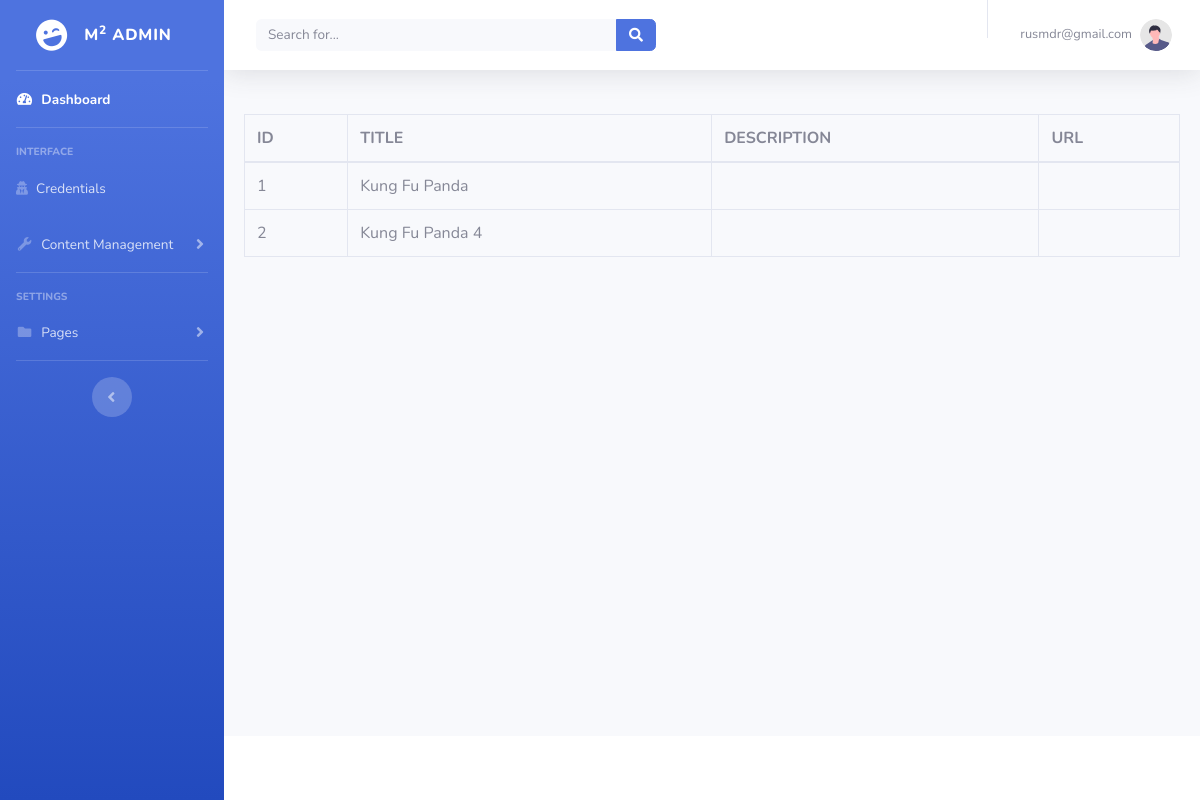
The page /admin/metadata.php (signed in) on the database as committed earlier.
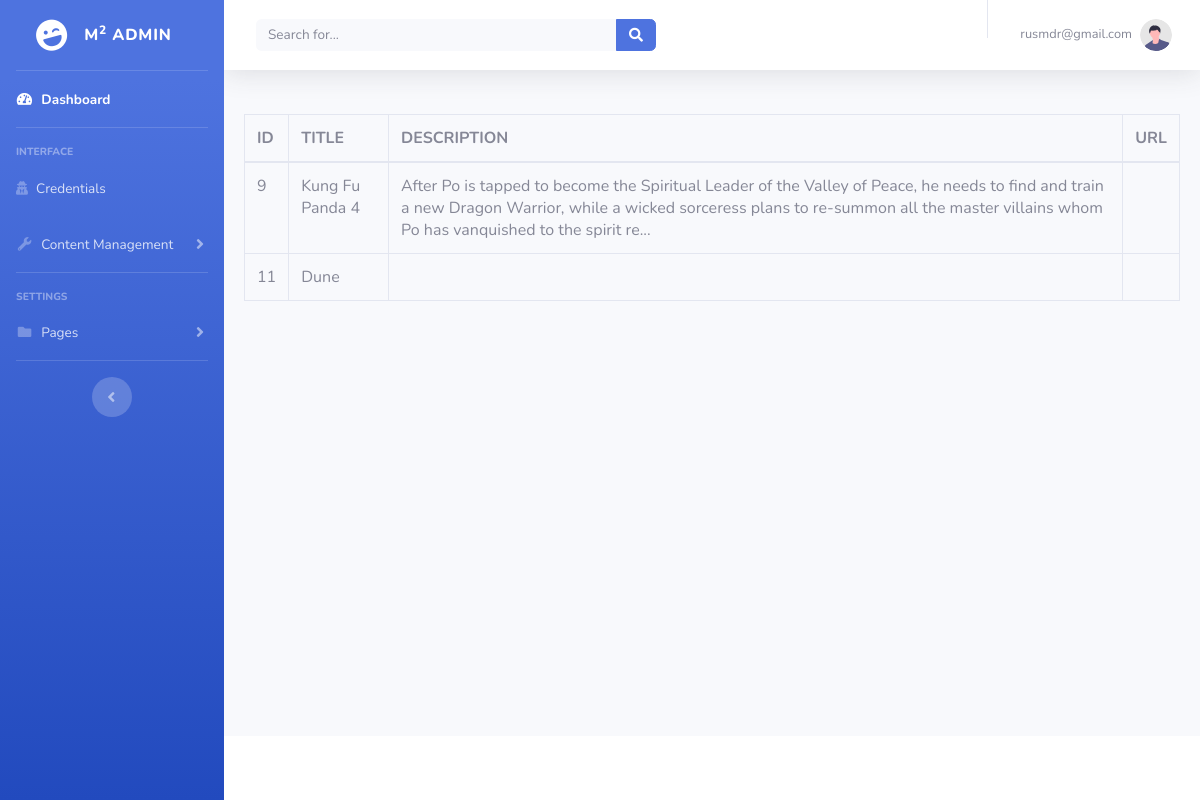
The same page on the database as committed later.
### tables this page shows
CREATE TABLE `moviedetails` (
  `id` int(11) NOT NULL,
  `title` varchar(191) NOT NULL,
  `description` longtext NOT NULL,
  `genreid` int(11) NOT NULL,
  `release_year` int(11) NOT NULL,
  `duration` int(11) NOT NULL,
  `type` varchar(30) NOT NULL,
  `poster_img` varchar(191) NOT NULL,
  `URL` varchar(191) NOT NULL,
  `quality` mediumtext NOT NULL
);

### admin/security.php (called while the page is built, shortened)
<?php
include('database/dbconfig.php');
?>

### admin/metadata.php (the view, shortened to what this page needs)
<?php
include('security.php');
include('includes/header.php');
include('includes/navbar.php');
?>
<div class="card-body">
    <div class="table-responsive">
    <?php
        $query="SELECT* FROM moviedetails";
        $result=mysqli_query($connection, $query);
    ?>
        <table class="table table-bordered" id="dataTable" with="100%" cellspacing="0">
            <thead>
                <tr>
                    <th>ID</th>
                    <th>TITLE</th>
                    <th>DESCRIPTION</th>
                    <th>URL</th>
                </tr>
            </thead>
            <tbody>
                <?php
                    if(mysqli_num_rows($result)>0)
                    {
                        while($row=mysqli_fetch_assoc($result))
                        {
                            ?>
                            <tr>
                                <td><?php echo $row['id']; ?></td>
                                <td><?php echo $row['title']; ?></td>
                                <td><?php echo $row['description']; ?></td>
                                <td><?php echo $row['URL']; ?></td>
                            </tr>
                            <?php
                        }
                    }
                    else
                    {
                        echo "No Records Found!";
                    }
                ?>
            </tbody>
        </table>
    </div>
</div>
</div>
<?php
include('includes/footer.php');
?>

### admin/database/dbconfig.php (shortened to what this page needs)
<link href="../css/sb-admin-2.min.css" rel="stylesheet">

### admin/includes/header.php (shortened to what this page needs)
<!DOCTYPE html>
<html lang="en">
<head>
    <link href="vendor/fontawesome-free/css/all.min.css" rel="stylesheet" type="text/css">
    <link href="css/sb-admin-2.min.css" rel="stylesheet">
</head>
<body id="page-top">
    <div id="wrapper">

### admin/includes/navbar.php (shortened to what this page needs)
<ul class="navbar-nav bg-gradient-primary sidebar sidebar-dark accordion" id="accordionSidebar">
<a class="sidebar-brand d-flex align-items-center justify-content-center" href="index.php">
    <div class="sidebar-brand-icon rotate-n-15">
        <i class="fas fa-laugh-wink"></i>
    </div>
    <div class="sidebar-brand-text mx-3">M<sup>2</sup> Admin </div>
</a>
<hr class="sidebar-divider my-0">
<li class="nav-item active">
    <a class="nav-link" href="index.php">
        <i class="fas fa-fw fa-tachometer-alt"></i>
        <span>Dashboard</span></a>
</li>
<hr class="sidebar-divider">
<div class="sidebar-heading">
    Interface
</div>
<li class="nav-item">
    <a class="nav-link collapsed" href="register.php">
        <i class="fa fa-user-secret" aria-hidden="true"></i>
        <span>Credentials</span>
    </a>
</li>
<li class="nav-item">
    <a class="nav-link collapsed" href="#" data-toggle="collapse" data-target="#collapseUtilities"
        aria-expanded="true" aria-controls="collapseUtilities">
        <i class="fas fa-fw fa-wrench"></i>
        <span>Content Management</span>
    </a>
</li>
<hr class="sidebar-divider">
<div class="sidebar-heading">
    Settings
</div>
<li class="nav-item">
    <a class="nav-link collapsed" href="#" data-toggle="collapse" data-target="#collapsePages"
        aria-expanded="true" aria-controls="collapsePages">
        <i class="fas fa-fw fa-folder"></i>
        <span>Pages</span>
    </a>
</li>
<hr class="sidebar-divider d-none d-md-block">
<div class="text-center d-none d-md-inline">
    <button class="rounded-circle border-0" id="sidebarToggle"></button>
</div>
</ul>
 <div id="content-wrapper" class="d-flex flex-column">
<div id="content">
    <nav class="navbar navbar-expand navbar-light bg-white topbar mb-4 static-top shadow">
        <form
            class="d-none d-sm-inline-block form-inline mr-auto ml-md-3 my-2 my-md-0 mw-100 navbar-search">
            <div class="input-group">
                <input type="text" class="form-control bg-light border-0 small" placeholder="Search for..."
                    aria-label="Search" aria-describedby="basic-addon2">
                <div class="input-group-append">
                    <button class="btn btn-primary" type="button">
                        <i class="fas fa-search fa-sm"></i>
                    </button>
                </div>
            </div>
        </form>
         <ul class="navbar-nav ml-auto">
 <li class="nav-item dropdown no-arrow mx-1">
                        <li class="nav-item dropdown no-arrow">
                            <a class="nav-link dropdown-toggle" href="#" id="userDropdown" role="button"
                                data-toggle="dropdown" aria-haspopup="true" aria-expanded="false">
                                <span class="mr-2 d-none d-lg-inline text-gray-600 small">
                                    <?php echo $_SESSION['username'];?>
                                </span>
                                <img class="img-profile rounded-circle"
                                    src="img/undraw_profile.svg">
                            </a>
                        </li>
                    </ul>
                </nav>

### admin/includes/footer.php (shortened to what this page needs)
    <footer class="sticky-footer bg-white">
                </div>
        </div>
</body>
</html>

Rows that differ between the two databases and show on the page:
removed moviedetails: id "1", title "Kung Fu Panda"
removed moviedetails: id "2", title "Kung Fu Panda 4"
added moviedetails: id "9", title "Kung Fu Panda 4", description "After Po is tapped to become the Spiritual Leader of the Valley of Peace, he needs to find and train a new Dragon Warrior, while a wicked sorceress plans to re-summon all the master villains whom Po has vanquished to the spirit re..."
added moviedetails: id "11", title "Dune"
